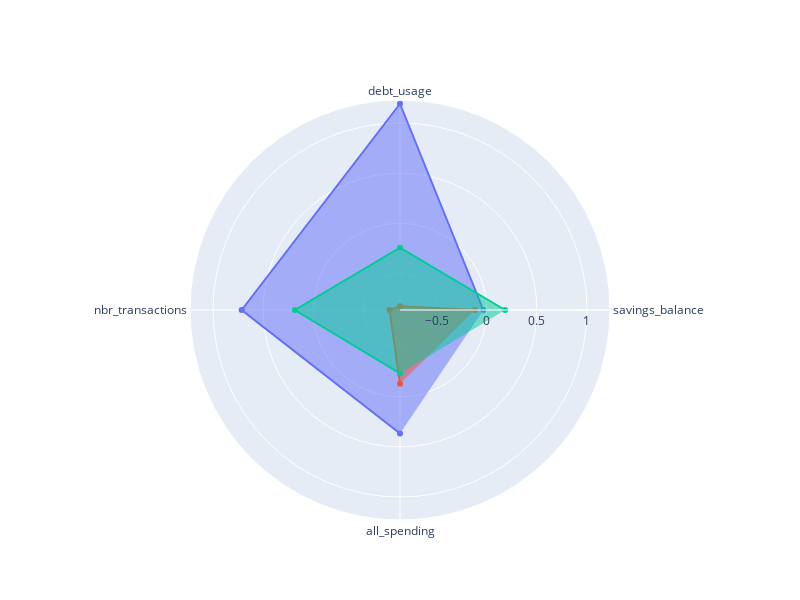

The notebook cell this image was saved under:
### Code cell
fig = go.Figure()

for cluster in range(radar_df.shape[0]):
    fig.add_trace(go.Scatterpolar(
        r=radar_df.iloc[cluster, :5],
        theta=categories,
        fill='toself',
        name=f'Cluster {cluster}'
    ))

fig.update_layout(
    polar=dict(radialaxis=dict(visible=True,
                               range=[0, max(df_radar)])),
    showlegend=False,
    height = 600,
    width = 800
)

### Figure 1 — Plotly figure (JSON) as saved in the notebook; plotly's stock layout.template omitted (floating-point values rounded to 4 significant figures)
{"data": [{"fill": "toself", "name": "Cluster 0", "r": [-0.03343, 1.193, 0.7147, 0.3668], "theta": ["savings_balance", "debt_usage", "nbr_transactions", "all_spending", "y_km"], "type": "scatterpolar"}, {"fill": "toself", "name": "Cluster 1", "r": [-0.1183, -0.8278, -0.7602, -0.1285], "theta": ["savings_balance", "debt_usage", "nbr_transactions", "all_spending", "y_km"], "type": "scatterpolar"}, {"fill": "toself", "name": "Cluster 2", "r": [0.1836, -0.2437, 0.1839, -0.2325], "theta": ["savings_balance", "debt_usage", "nbr_transactions", "all_spending", "y_km"], "type": "scatterpolar"}], "layout": {"height": 600, "polar": {"angularaxis": {"type": "category"}, "radialaxis": {"autorange": true, "range": [-0.8652, 1.23], "type": "linear", "visible": true}}, "showlegend": false, "width": 800}}
